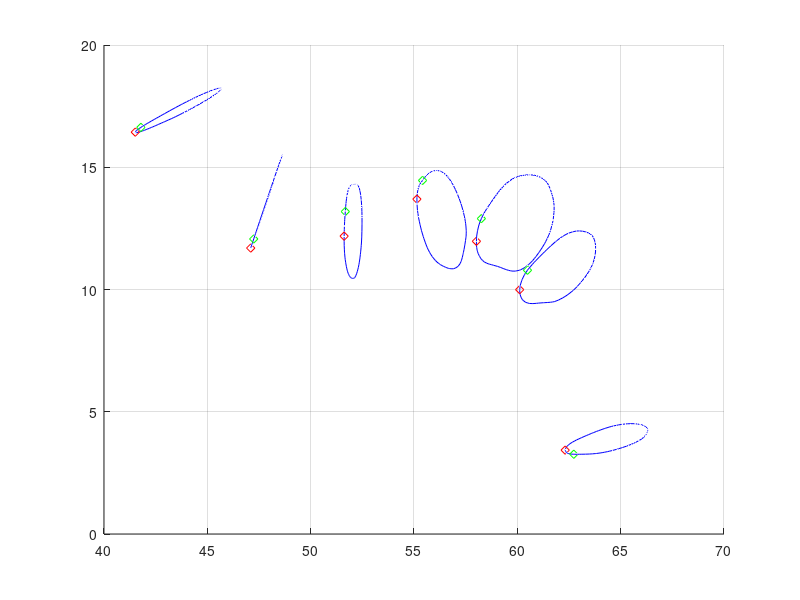
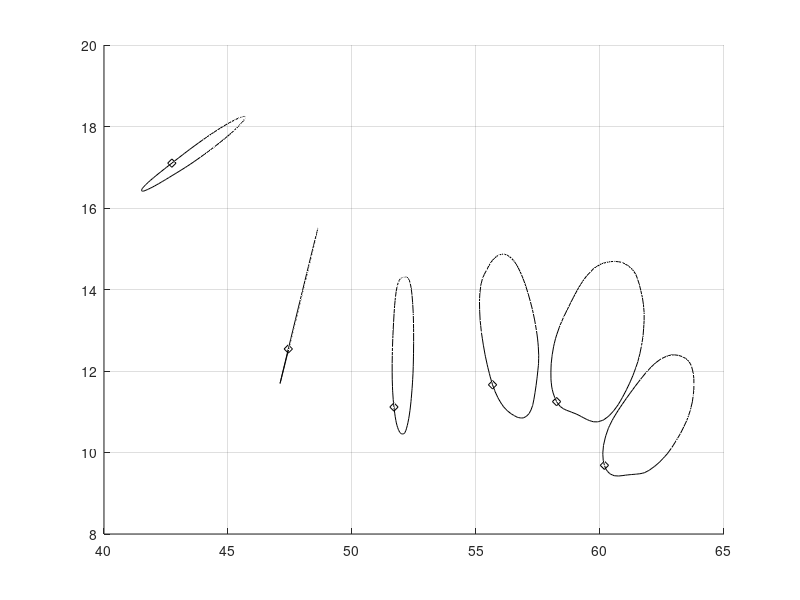

Here is the MATLAB script that generated these plots, in order: (Note: this script raises an error after producing the figures.)
clear all
close all
clc
addpath('C:\Users\Leo\Documents\MATLAB\Add-Ons\Collections\NURBS',...
'C:\Users\Leo\Documents\MATLAB\Add-Ons\Collections\nurbs_toolbox',...
'C:\Users\Leo\Documents\MATLAB\Add-Ons\Collections\My_Function');


load('point_coordtg.mat')
load('point_dist_prova.mat')
load('point_provatg.mat')
%% mettere tutto in senso di percorrenza orario
for i=1:numel(surf_point)
ss=surf_point{i};
vett1=surf_point{i}(1,:)-coordtg(i,:);
vett2=surf_point{i}(round(numel(ss)/3/4),:)-coordtg(i,:);
veri=[1;0;0]; verj=[0;1;0];  verk=[0;0;1];
prodvett=veri*det([vett1(2) vett1(3);vett2(2) vett2(3)])-...
         verj*det([vett1(1) vett1(3);vett2(1) vett2(3)])+...
         verk*det([vett1(1) vett1(2);vett2(1) vett2(2)]);
tg=Tgsrf(i,:);
prodscal_best(i)=tg*prodvett;
if prodscal_best(i)<0  %inverti il senso antior con or
   for j=1:numel(ss)/3
       ssnew(j,:)=ss(end-j+1,:);
   end
   surf_point{i}=ssnew;
   clearvars ssnew
end

end
min(prodscal_best)
%%
for i=1:numel(surf_point)
ss=surf_point{i};
vett1=surf_point{i}(1,:)-coordtg(i,:);
vett2=surf_point{i}(20,:)-coordtg(i,:);
veri=[1;0;0]; verj=[0;1;0];  verk=[0;0;1];
prodvett=veri*det([vett1(2) vett1(3);vett2(2) vett2(3)])-...
         verj*det([vett1(1) vett1(3);vett2(1) vett2(3)])+...
         verk*det([vett1(1) vett1(2);vett2(1) vett2(2)]);
tg=Tgsrf(i,:);
prodscal_best(i)=tg*prodvett;
% if prodscal<0  %inverti il senso antior con or
%    for j=1:numel(ss)/3
%        ssnew(j,:)=ss(end-j+1,:);
%    end
% end
end
min(prodscal_best)
%%
figure
hold on
grid on
for i=1:numel(surf_point)

plot3(surf_point{i}(:,1),surf_point{i}(:,2),surf_point{i}(:,3),'b',...
      surf_point{i}(1,1),surf_point{i}(1,2),surf_point{i}(1,3),'rd',...
      surf_point{i}(10,1),surf_point{i}(10,2),surf_point{i}(10,3),'gd')
end
%% oridane
figure
hold on
grid on
srfn{1}=surf_point{1};
for k=2:numel(surf_point)
    srf=surf_point{k};
    vett_prec=srfn{k-1}(1,:)-coordtg(k-1,:); vett_prec=vett_prec/norm(vett_prec);
    nel=numel(surf_point{k})/3;
    best=1;
    worst=1;
    prodscal_best=vett_prec*((surf_point{k}(1,:)-coordtg(k,:))'/norm((surf_point{k}(1,:)-coordtg(k,:))'));
    prodscal_worst=vett_prec*((surf_point{k}(1,:)-coordtg(k,:))'/norm((surf_point{k}(1,:)-coordtg(k,:))'));
    for j=2:nel-1
         guess=(surf_point{k}(j,:)-coordtg(k,:))/norm(surf_point{k}(j,:)-coordtg(k,:));
         prodscal_new=vett_prec*guess';
         if prodscal_new > prodscal_best
             best=j;
             prodscal_best=prodscal_new;
         end
         if prodscal_new < prodscal_worst
             worst=j;
             prodscal_worst=prodscal_new;
         end
    end
    clearvars xn yn zn
    xn=zeros(nel,1); yn=zeros(nel,1); zn=zeros(nel,1);
        xn(1:nel-best+1,1)=srf(best:end,1); yn(1:nel-best+1,1)=srf(best:end,2); zn(1:nel-best+1,1)=srf(best:end,3);
        xn(nel-best+2:end,1)=srf(2:best,1);  yn(nel-best+2:end,1)=srf(2:best,2); zn(nel-best+2:end,1)=srf(2:best,3);  

    srfn{k}=[xn yn zn];
    % plot3(srf(far,1),srf(far,2),srf(far,3),'rd',srf(far+10,1),srf(far+10,2),srf(far+10,3),'gd')
    plot3(xn,yn,zn,'k',xn(1),yn(1),zn(1),'kd')  %,srf(near,1),srf(near,2),srf(near,3),'bd'
end
%% get coons surface in nurbs structure
for i=1:numel(srfn)
    coons{i}=get_coons(srfn{i},6,2);
end
%%
k=1;
for i = 1:numel(srfn)
    surf_i = coons{i};
    volCoefs(:,:,:,k) = surf_i.coefs;
    k=k+1;
end
%% deg of volume 
d=3;
%% on U direction
n=numel(volCoefs(1,:,1,1));
U=zeros(1,n+d+1); % automatic node creation
U(end-d:end)=1;
mid=numel(U)-2*d-2;
for i=1:mid
    U(i+d+1)=1/(mid+1)*i;
end
%% on V direction
n=numel(volCoefs(1,1,:,1));
V=zeros(1,n+d+1); % automatic node creation
V(end-d:end)=1;
mid=numel(V)-2*d-2;
for i=1:mid
    V(i+d+1)=1/(mid+1)*i;
end
%% on W direction
n=numel(volCoefs(1,1,1,:));
W=zeros(1,n+d+1); % automatic node creation
W(end-d:end)=1;
mid=numel(W)-2*d-2;
for i=1:mid
    W(i+d+1)=1/(mid+1)*i;
end
%%
VOL = nrbmak(volCoefs,{U,V,W});
figure
nrbplot(VOL,[20 20 200]);
